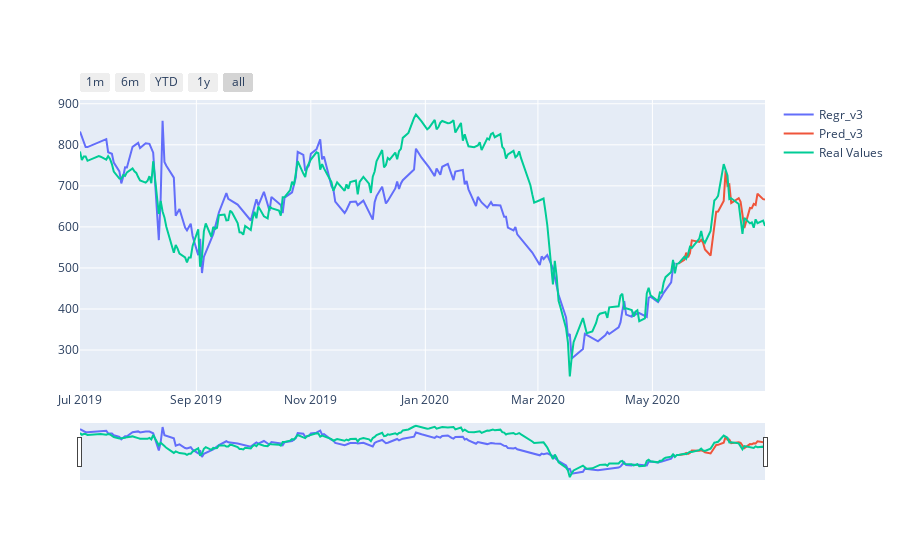

This figure's notebook cell:
### Markdown cell above
# Final Result

### Code cell
fig = go.Figure()

fig.add_trace(go.Scatter(x=regr_outlier_treated.index, y=regr_outlier_treated,
                    mode='lines',
                    name='Regr_v3'))

fig.add_trace(go.Scatter(x=pred_outlier_treated.index, y=pred_outlier_treated,
                    mode='lines',
                    name='Pred_v3'))

fig.add_trace(go.Scatter(x=data.loc['2019-07-01':].index, y=data['YPF'].loc['2019-07-01':],
                    mode='lines',
                    name='Real Values'))

fig.update_xaxes(
    rangeslider_visible=True,
    rangeselector=dict(
        buttons=list([
            dict(count=1, label="1m", step="month", stepmode="backward"),
            dict(count=6, label="6m", step="month", stepmode="backward"),
            dict(count=1, label="YTD", step="year", stepmode="todate"),
            dict(count=1, label="1y", step="year", stepmode="backward"),
            dict(step="all")
        ])
    )
)


fig.show()

### Figure 1 — Plotly figure (JSON) as saved in the notebook; plotly's stock layout.template omitted (floating-point values rounded to 4 significant figures; data arrays with more than 128 entries replaced by an {"elided": "..."} marker saying what was removed)
{"data": [{"mode": "lines", "name": "Regr_v3", "type": "scatter", "x": {"elided": "149 str values"}, "y": {"elided": "149 float values"}}, {"mode": "lines", "name": "Pred_v3", "type": "scatter", "x": ["2020-05-15T00:00:00", "2020-05-18T00:00:00", "2020-05-19T00:00:00", "2020-05-20T00:00:00", "2020-05-21T00:00:00", "2020-05-22T00:00:00", "2020-05-26T00:00:00", "2020-05-27T00:00:00", "2020-05-28T00:00:00", "2020-05-29T00:00:00", "2020-06-01T00:00:00", "2020-06-02T00:00:00", "2020-06-03T00:00:00", "2020-06-04T00:00:00", "2020-06-05T00:00:00", "2020-06-08T00:00:00", "2020-06-09T00:00:00", "2020-06-10T00:00:00", "2020-06-11T00:00:00", "2020-06-12T00:00:00", "2020-06-16T00:00:00", "2020-06-17T00:00:00", "2020-06-18T00:00:00", "2020-06-19T00:00:00", "2020-06-22T00:00:00", "2020-06-23T00:00:00", "2020-06-24T00:00:00", "2020-06-25T00:00:00", "2020-06-26T00:00:00", "2020-06-29T00:00:00", "2020-06-30T00:00:00"], "y": [511.0, 519.6, 537.1, 526.1, 536.0, 567.1, 563.5, 568.5, 561.5, 544.9, 530.2, 567.5, 602.3, 637.1, 637.3, 663.3, 736.7, 700.4, 703.4, 658.0, 670.1, 661.3, 629.6, 597.1, 646.3, 645.6, 656.0, 653.4, 681.0, 667.7, 666.6]}, {"mode": "lines", "name": "Real Values", "type": "scatter", "x": {"elided": "243 str values"}, "y": {"elided": "243 float values"}}], "layout": {"xaxis": {"rangeselector": {"buttons": [{"count": 1, "label": "1m", "step": "month", "stepmode": "backward"}, {"count": 6, "label": "6m", "step": "month", "stepmode": "backward"}, {"count": 1, "label": "YTD", "step": "year", "stepmode": "todate"}, {"count": 1, "label": "1y", "step": "year", "stepmode": "backward"}, {"step": "all"}]}, "rangeslider": {"visible": true}}}}
